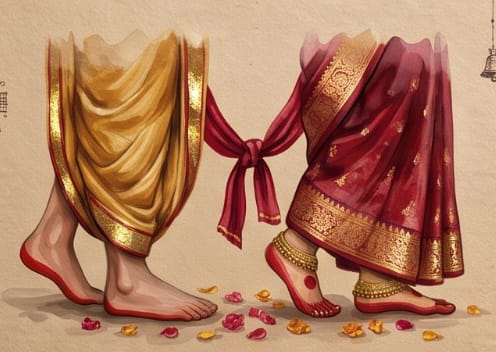
#> input picture ref_feet_crop.png, 496 x 352 px
$ python process_artwork.py
#> lines starting #> are read from the running program, lines starting #| are printed output that depends on the picture; after the words box and inside, x2 and y2 are one past the last pixel; in counts of white or black regions, pixels touching at a corner belong together
from PIL import Image, ImageFilter
import numpy as np

im = Image.open('ref_feet_crop.png').convert('RGBA')
w, h = im.size
#> w = 496; h = 352

# Let's crop slightly tighter to remove any stray border bits on left/right
# Left has stray cage bit: crop x: 15..w-15
im_clean = im.crop((15, 0, w - 15, h))
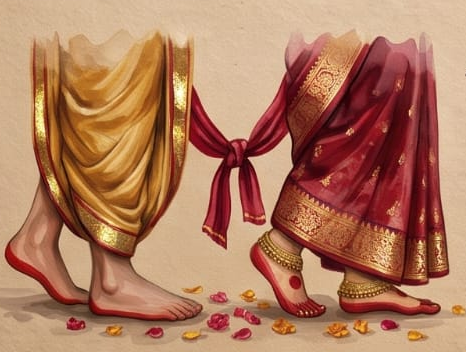
#> im_clean: PIL image 466x352 RGBA; mean R, G, B, A 176.3, 122.3, 93.6, 255
cw, ch = im_clean.size
#> cw = 466; ch = 352

# Create gradient alpha mask for top and bottom so it feathers smoothly
mask = Image.new('L', (cw, ch), 255)
#> mask: PIL image 466x352 L; every value is 255
mask_arr = np.array(mask)

# Feather top 25 pixels
for y in range(25):
    alpha = int(255 * (y / 25.0))
    mask_arr[y, :] = np.minimum(mask_arr[y, :], alpha)
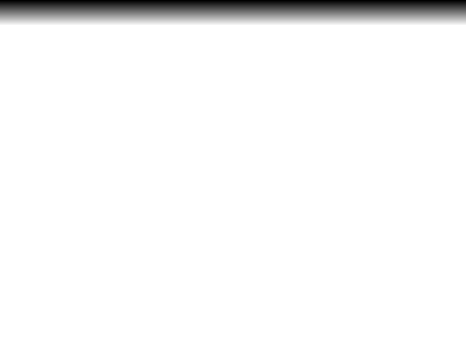
#> mask_arr: shape (352, 466); min 0, max 255, mean 245.6

# Feather left 15 pixels
for x in range(15):
    alpha = int(255 * (x / 15.0))
    mask_arr[:, x] = np.minimum(mask_arr[:, x], alpha)
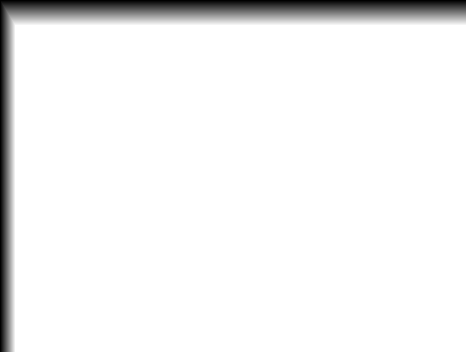
#> mask_arr: shape (352, 466); 3.11% of pixels changed, all inside (x1, y1, x2, y2) = (0, 1, 15, 352)

# Feather right 15 pixels
for x in range(15):
    alpha = int(255 * (x / 15.0))
    mask_arr[:, cw - 1 - x] = np.minimum(mask_arr[:, cw - 1 - x], alpha)
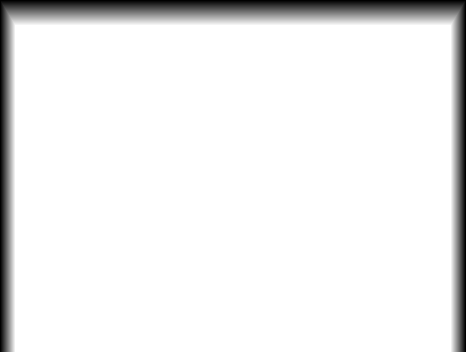
#> mask_arr: shape (352, 466); 3.11% of pixels changed, all inside (x1, y1, x2, y2) = (451, 1, 466, 352)

# Feather bottom 20 pixels
for y in range(20):
    alpha = int(255 * (y / 20.0))
    mask_arr[ch - 1 - y, :] = np.minimum(mask_arr[ch - 1 - y, :], alpha)
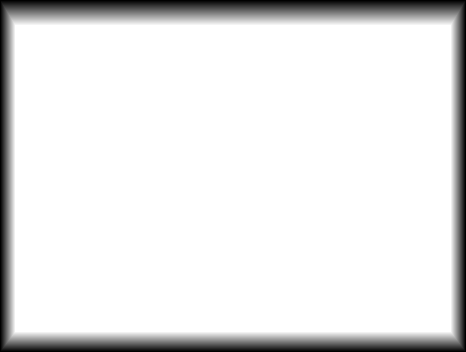
#> mask_arr: shape (352, 466); 5.49% of pixels changed, all inside (x1, y1, x2, y2) = (1, 332, 465, 352)

feathered_mask = Image.fromarray(mask_arr).filter(ImageFilter.GaussianBlur(3))
im_clean.putalpha(feathered_mask)
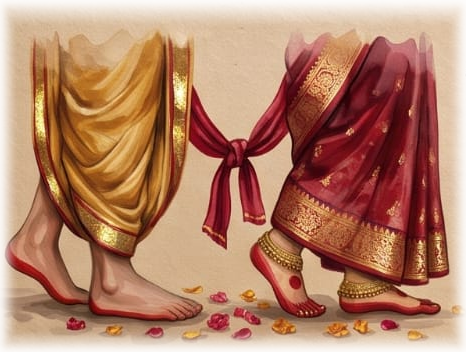
#> im_clean: PIL image 466x352 RGBA; mean R, G, B, A 176.3, 122.3, 93.6, 229.8; transparent parts drawn white
im_clean.save('feet_artwork_feathered.png')
print("Saved feet_artwork_feathered.png, size:", im_clean.size)
#| Saved feet_artwork_feathered.png, size: (466, 352)
